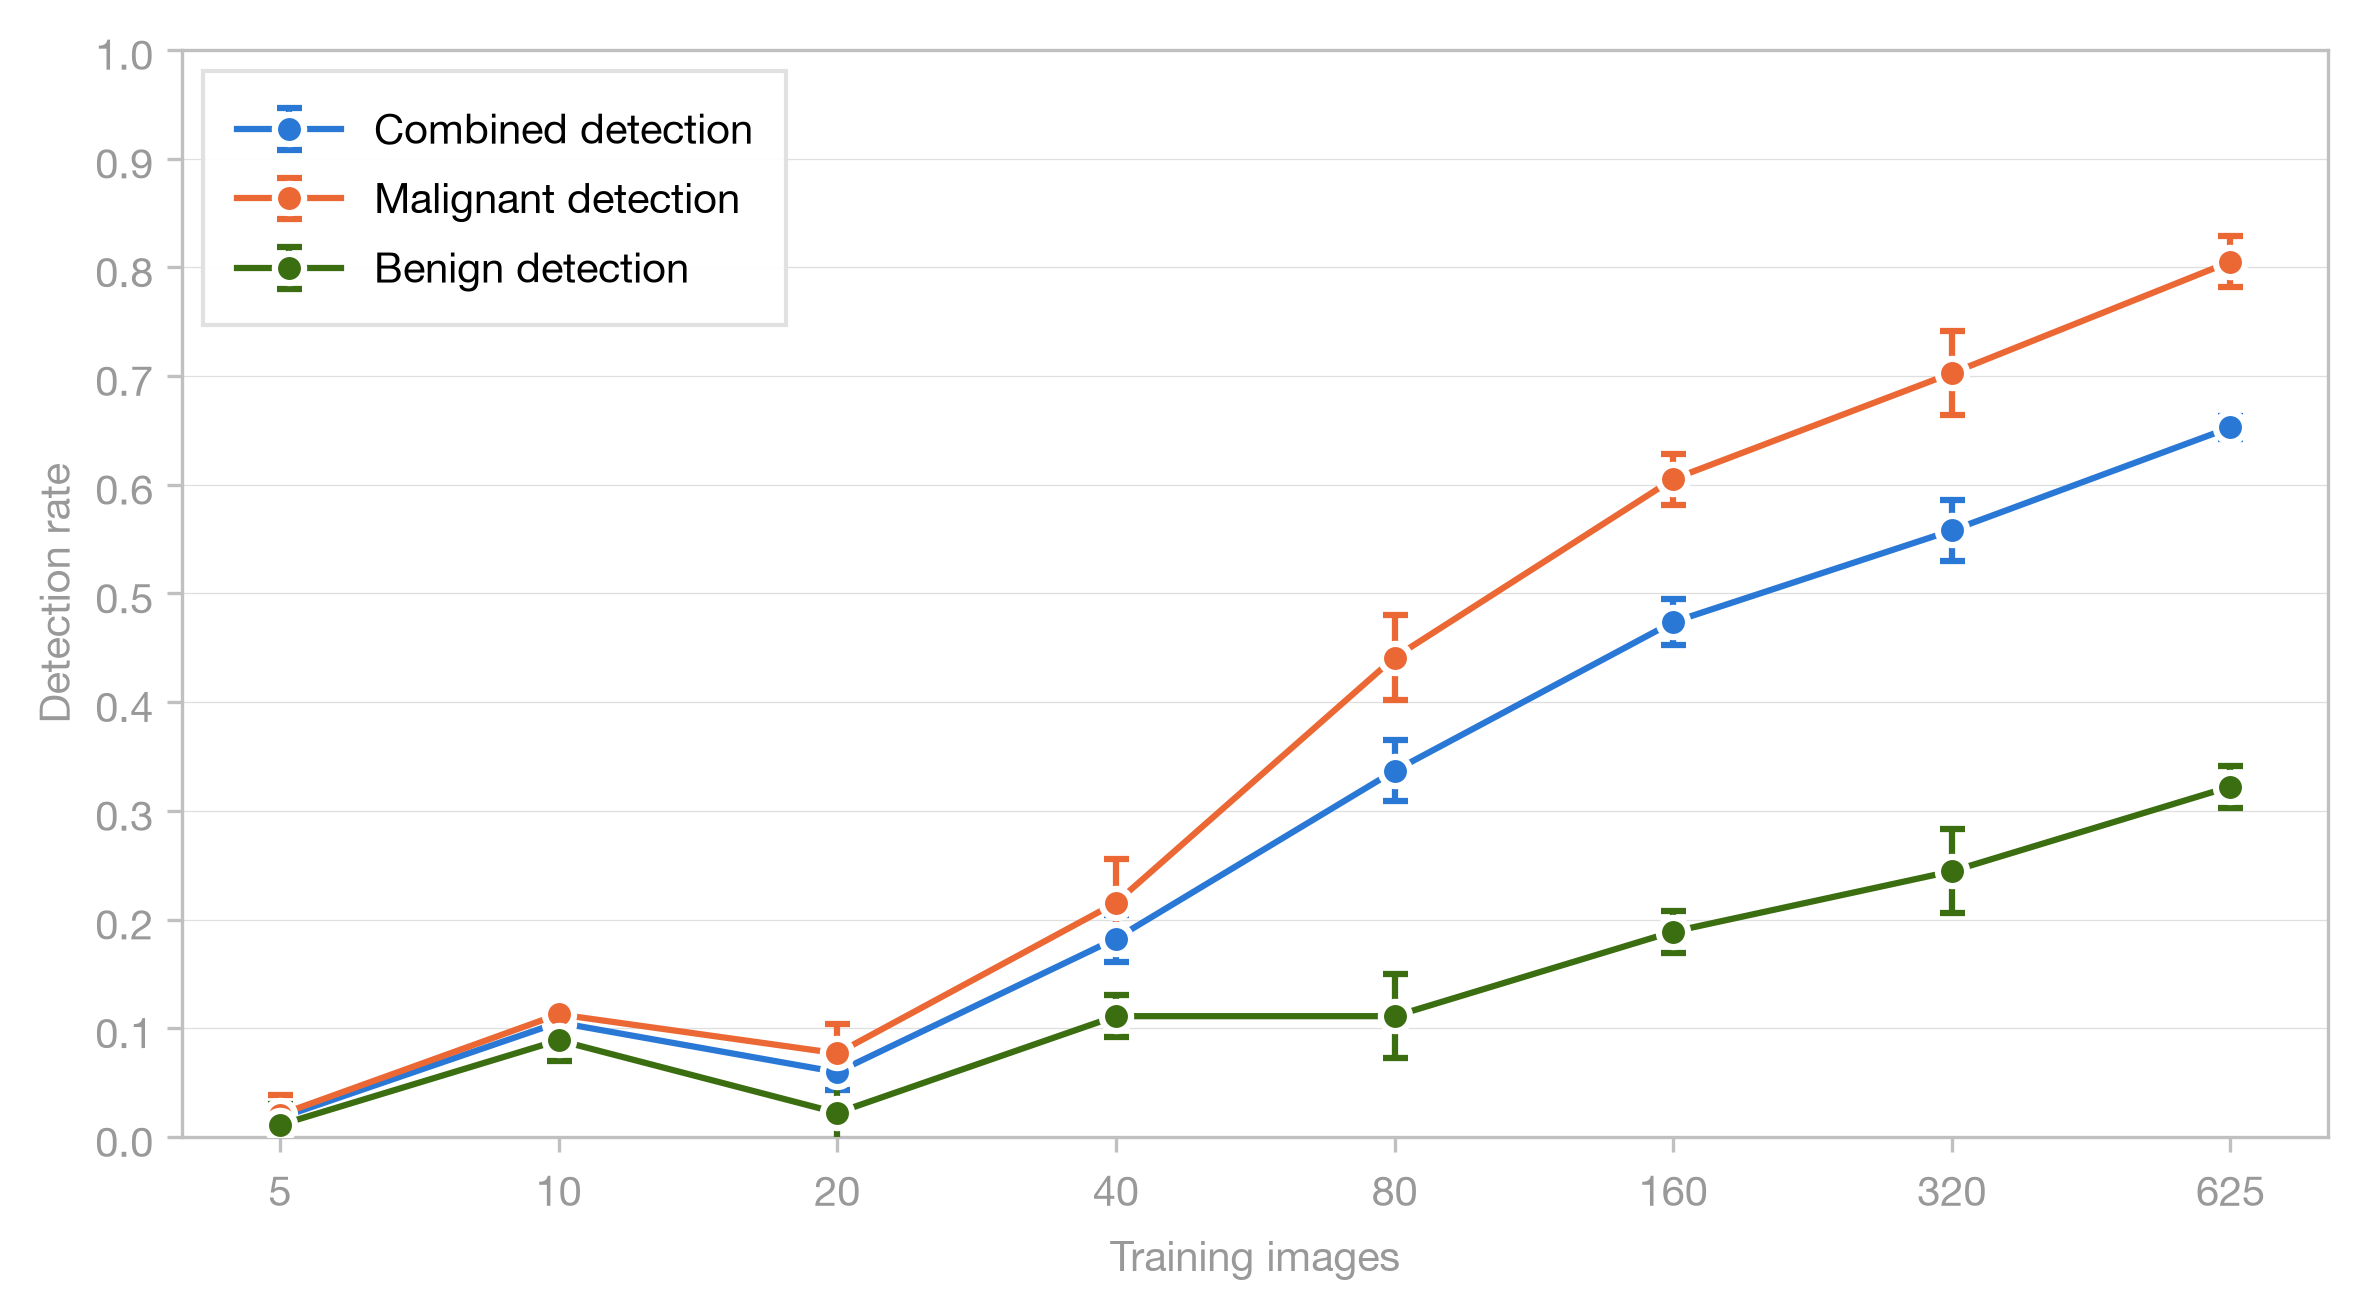

Write the Python code that produced this figure.
"""Overlap detection (IoU > 0.5) vs. training size for the data-scaling experiment.

Uses the canonical prediction dataset's retained-component overlap flags and
normal false-positive flags. Outputs terminal tables, Markdown, JSON, PNG, and
PDF with mean ± sample SD across seeds 42/43/44 at final checkpoints.

Run from the project root:
    python analysis/data_scaling/evaluate_overlap_detection/evaluate_overlap_detection_iou_05.py
"""

import json
import sys
from collections import defaultdict
from pathlib import Path
from statistics import mean, stdev

import matplotlib
matplotlib.use("Agg")
import matplotlib.pyplot as plt
import matplotlib.ticker as ticker

SCRIPT_DIR = Path(__file__).resolve().parent
PROJECT_ROOT = SCRIPT_DIR.parents[2]
if str(PROJECT_ROOT) not in sys.path:
    sys.path.insert(0, str(PROJECT_ROOT))

from analysis.predictions_dataset.constants import MIN_PRED_AREA_FRACTION
from analysis.predictions_dataset.load_predictions_dataset import (
    DatasetValidationError,
    load_predictions_dataset,
)

IOU_THRESHOLD = 0.5
FLAG_FIELD = "overlap_detection_iou_05_flag"
OUT_BASE = "evaluate_overlap_detection_iou_05"
NOISE_FLOOR = f"{MIN_PRED_AREA_FRACTION * 100:g}% of image area"
EXPERIMENT_NAME = "data_scaling"
EVALUATION_SPLIT = "test"
CHECKPOINT = "final"
SEEDS = [42, 43, 44]
SIZES = [5, 10, 20, 40, 80, 160, 320, 625]
GROUPS = [("All masses", "combined"), ("Malignant masses", "malignant"), ("Benign masses", "benign")]
PLOT_SERIES = [
    ("combined", "Combined detection", "#2a78d6"),
    ("malignant", "Malignant detection", "#eb6834"),
    ("benign", "Benign detection", "#3b6d11"),
]

plt.rcParams.update({
    "font.family": "sans-serif",
    "font.sans-serif": ["Helvetica Neue", "Helvetica", "Arial", "sans-serif"],
    "font.size": 10,
    "font.weight": "400",
    "axes.labelsize": 10,
    "axes.labelcolor": "#999999",
    "xtick.labelsize": 10,
    "ytick.labelsize": 10,
    "xtick.color": "#999999",
    "ytick.color": "#999999",
    "legend.fontsize": 10,
    "legend.framealpha": 0.95,
    "legend.edgecolor": "#e0e0e0",
    "grid.linewidth": 0.3,
    "grid.alpha": 0.4,
    "figure.facecolor": "white",
    "axes.facecolor": "white",
    "axes.spines.top": True,
    "axes.spines.right": True,
})


def select_runs(rows):
    runs = defaultdict(list)
    for row in rows:
        if (
            row.experiment_name == EXPERIMENT_NAME
            and row.evaluation_split == EVALUATION_SPLIT
            and row.checkpoint == CHECKPOINT
            and row.training_set_size in SIZES
            and row.seed in SEEDS
        ):
            runs[row.training_set_size, row.seed].append(row)

    reference_cases = None
    for size in SIZES:
        for seed in SEEDS:
            run = runs[size, seed]
            if not run:
                raise DatasetValidationError(f"Missing scaling run: size={size}, seed={seed}")
            if len({row.configuration_id for row in run}) != 1:
                raise DatasetValidationError(f"Multiple configurations: size={size}, seed={seed}")
            cases = {row.image_id: (row.pathology, row.mass_present) for row in run}
            if len(cases) != len(run):
                raise DatasetValidationError(f"Duplicate test cases: size={size}, seed={seed}")
            if reference_cases is None:
                reference_cases = cases
            if cases != reference_cases:
                raise DatasetValidationError(f"Test cases differ: size={size}, seed={seed}")
            for row in run:
                if row.pathology in ("malignant", "benign"):
                    if not row.mass_present or getattr(row, FLAG_FIELD) is None:
                        raise DatasetValidationError(f"Invalid overlap case: {row.image_id}")
                elif row.pathology == "normal":
                    if row.mass_present or row.normal_false_positive is None:
                        raise DatasetValidationError(f"Invalid normal case: {row.image_id}")
                else:
                    raise DatasetValidationError(f"Unknown pathology: {row.pathology}")
    return runs


def evaluate_detection(rows, positive_class):
    positives = [
        row for row in rows
        if row.mass_present and (positive_class == "combined" or row.pathology == positive_class)
    ]
    normal_cases = [row for row in rows if row.pathology == "normal"]
    if not positives or not normal_cases:
        raise DatasetValidationError(f"Missing positive or normal cases for {positive_class}")
    recall = mean(getattr(row, FLAG_FIELD) for row in positives)
    fp_rate = mean(row.normal_false_positive for row in normal_cases)
    return recall, fp_rate


def summarize_sizes(runs, positive_class):
    metrics = {
        "Detection": {"mean": [], "std": []},
        "False positive rate": {"mean": [], "std": []},
    }
    for size in SIZES:
        results = [evaluate_detection(runs[size, seed], positive_class) for seed in SEEDS]
        for metric, values in zip(metrics.values(), zip(*results)):
            metric["mean"].append(mean(values))
            metric["std"].append(stdev(values))
    return metrics


def fmt(metric, index):
    return f"{metric['mean'][index]:.3f} ± {metric['std'][index]:.3f}"


def main():
    data = load_predictions_dataset()
    runs = select_runs(data.rows)
    stats = {group: summarize_sizes(runs, group) for _, group in GROUPS}
    title = f"Case-level overlap-based detection (IoU>{IOU_THRESHOLD:g}) by training size"
    description = (
        "Data-scaling test runs: seeds 42/43/44, final checkpoints, "
        f"training sizes {', '.join(map(str, SIZES))}. Detection = IoU > "
        f"{IOU_THRESHOLD:g}, noise floor "
        f"{NOISE_FLOOR}. Values are mean ± sample SD across seeds."
    )
    payload = {
        "title": title,
        "description": description,
        "noise_floor": NOISE_FLOOR,
        "detection_definition": f"IoU > {IOU_THRESHOLD:g}",
        "dataset_snapshot_id": data.snapshot_id,
        "experiment_name": EXPERIMENT_NAME,
        "evaluation_split": EVALUATION_SPLIT,
        "checkpoint": CHECKPOINT,
        "seeds": SEEDS,
        "training_set_sizes": SIZES,
        **stats,
    }
    json_path = SCRIPT_DIR / f"{OUT_BASE}.json"
    json_path.write_text(json.dumps(payload, indent=2, allow_nan=False) + "\n", encoding="utf-8")

    lines = [
        f"# {title}", "", description, "",
        f"Dataset snapshot: `{data.snapshot_id}`.", "",
        f"A mass-present case is detected when `{FLAG_FIELD}` is True: the highest "
        "single-component IoU between a retained predicted component and the "
        f"ground-truth mass exceeds {IOU_THRESHOLD:g}. Off-target blobs are ignored.", "",
        "Each table reports case-level false positives computed on normal cases only. "
        "A normal case with any retained predicted mass component is a false alarm.", "",
        "Values are mean ± sample standard deviation across the three seeds.", "",
    ]
    for title, group in GROUPS:
        metrics = stats[group]
        lines.extend([
            f"## {title}", "",
            "| Training size | Detection | Normal cases FP rate |",
            "|--------------:|----------:|---------------------:|",
        ])
        for index, size in enumerate(SIZES):
            lines.append(
                f"| {size} | {fmt(metrics['Detection'], index)} | "
                f"{fmt(metrics['False positive rate'], index)} |"
            )
        lines.append("")
    report = "\n".join(lines)
    (SCRIPT_DIR / f"{OUT_BASE}.md").write_text(report, encoding="utf-8")
    print(report)

    fig, ax = plt.subplots(figsize=(8, 4.5))
    positions = list(range(len(SIZES)))
    for group, label, color in PLOT_SERIES:
        metric = stats[group]["Detection"]
        ax.errorbar(
            positions, metric["mean"], yerr=metric["std"], fmt="-o", color=color,
            label=label, markersize=7, linewidth=1.5, capsize=3,
            markeredgecolor="white", markeredgewidth=1.5, zorder=3,
        )
    ax.set_xlabel("Training images")
    ax.set_ylabel("Detection rate")
    ax.set_xticks(positions, labels=SIZES)
    ax.set_ylim(0, 1.0)
    ax.set_yticks([value / 10 for value in range(11)])
    ax.yaxis.set_major_formatter(ticker.FormatStrFormatter("%.1f"))
    ax.grid(True, axis="y", linewidth=0.3, alpha=0.4)
    ax.grid(False, axis="x")
    for spine in ax.spines.values():
        spine.set_color("#c0c0c0")
    ax.tick_params(axis="both", which="both", color="#c0c0c0", labelcolor="#999999")
    ax.legend(loc="best", frameon=True, fancybox=False, borderpad=0.8, handlelength=2.5)
    fig.tight_layout(pad=1.2)
    for extension in ("pdf", "png"):
        output_path = SCRIPT_DIR / f"{OUT_BASE}.{extension}"
        metadata = {"CreationDate": None} if extension == "pdf" else None
        fig.savefig(output_path, dpi=300, bbox_inches="tight", metadata=metadata)
        print(f"Wrote {output_path}")
    plt.close(fig)


if __name__ == "__main__":
    main()
